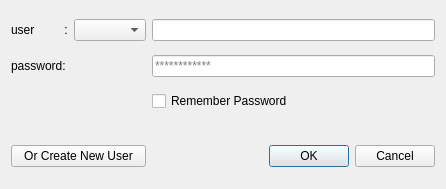
<?xml version="1.0" encoding="UTF-8"?>
<ui version="4.0">
 <class>UserLoginWindow</class>
 <widget class="QDialog" name="UserLoginWindow">
  <property name="geometry">
   <rect>
    <x>0</x>
    <y>0</y>
    <width>446</width>
    <height>189</height>
   </rect>
  </property>
  <property name="windowTitle">
   <string>Dialog</string>
  </property>
  <layout class="QGridLayout" name="gridLayout_2">
   <item row="1" column="2">
    <widget class="QLineEdit" name="le_password">
     <property name="echoMode">
      <enum>QLineEdit::EchoMode::Password</enum>
     </property>
     <property name="placeholderText">
      <string>************</string>
     </property>
    </widget>
   </item>
   <item row="0" column="0">
    <widget class="QLabel" name="label">
     <property name="text">
      <string>user         :</string>
     </property>
    </widget>
   </item>
   <item row="0" column="1">
    <widget class="QComboBox" name="cb_userList"/>
   </item>
   <item row="4" column="0" colspan="2">
    <widget class="QPushButton" name="btn_create_new_user">
     <property name="text">
      <string>Or Create New User</string>
     </property>
    </widget>
   </item>
   <item row="1" column="0">
    <widget class="QLabel" name="label_2">
     <property name="text">
      <string>password:</string>
     </property>
    </widget>
   </item>
   <item row="0" column="2">
    <widget class="QLineEdit" name="le_user"/>
   </item>
   <item row="3" column="0" colspan="3">
    <spacer name="horizontalSpacer">
     <property name="orientation">
      <enum>Qt::Orientation::Horizontal</enum>
     </property>
     <property name="sizeHint" stdset="0">
      <size>
       <width>40</width>
       <height>20</height>
      </size>
     </property>
    </spacer>
   </item>
   <item row="4" column="2">
    <widget class="QDialogButtonBox" name="buttonBox">
     <property name="orientation">
      <enum>Qt::Orientation::Horizontal</enum>
     </property>
     <property name="standardButtons">
      <set>QDialogButtonBox::StandardButton::Cancel|QDialogButtonBox::StandardButton::Ok</set>
     </property>
    </widget>
   </item>
   <item row="2" column="2">
    <widget class="QCheckBox" name="cb_remember">
     <property name="enabled">
      <bool>true</bool>
     </property>
     <property name="text">
      <string>Remember Password</string>
     </property>
    </widget>
   </item>
   <item row="2" column="0" colspan="2">
    <widget class="QLabel" name="label_3">
     <property name="text">
      <string/>
     </property>
    </widget>
   </item>
  </layout>
 </widget>
 <resources/>
 <connections>
  <connection>
   <sender>buttonBox</sender>
   <signal>accepted()</signal>
   <receiver>UserLoginWindow</receiver>
   <slot>accept()</slot>
   <hints>
    <hint type="sourcelabel">
     <x>248</x>
     <y>254</y>
    </hint>
    <hint type="destinationlabel">
     <x>157</x>
     <y>274</y>
    </hint>
   </hints>
  </connection>
  <connection>
   <sender>buttonBox</sender>
   <signal>rejected()</signal>
   <receiver>UserLoginWindow</receiver>
   <slot>reject()</slot>
   <hints>
    <hint type="sourcelabel">
     <x>316</x>
     <y>260</y>
    </hint>
    <hint type="destinationlabel">
     <x>286</x>
     <y>274</y>
    </hint>
   </hints>
  </connection>
 </connections>
</ui>
